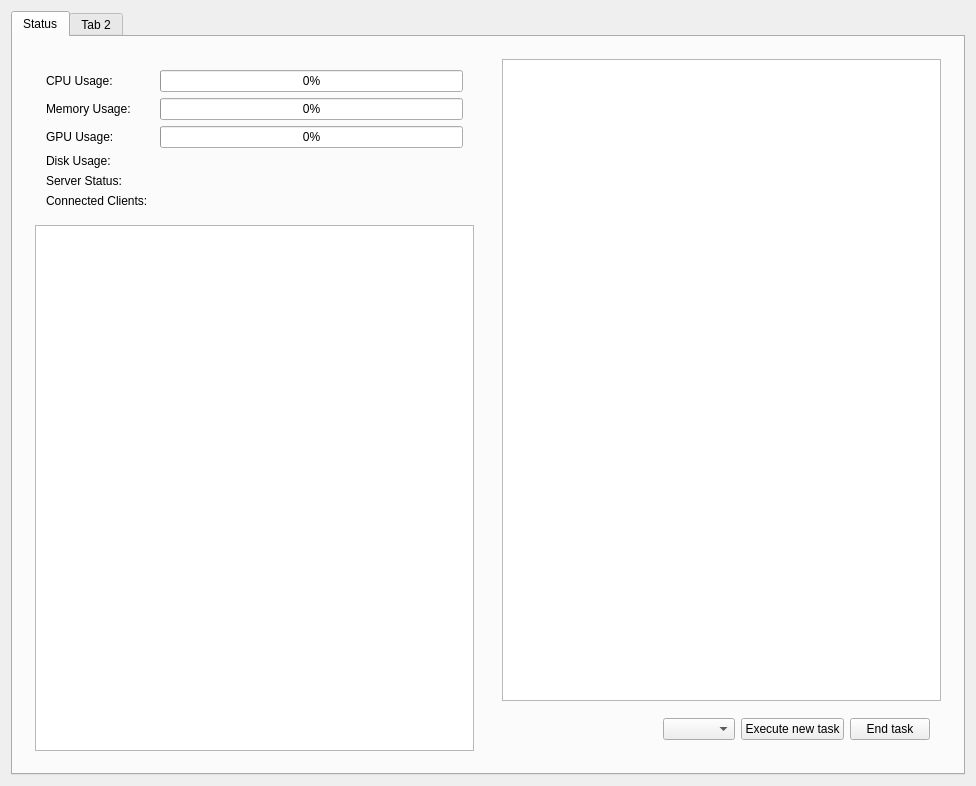
<?xml version="1.0" encoding="UTF-8"?>
<ui version="4.0">
 <class>LauncherClass</class>
 <widget class="QMainWindow" name="LauncherClass">
  <property name="geometry">
   <rect>
    <x>0</x>
    <y>0</y>
    <width>976</width>
    <height>786</height>
   </rect>
  </property>
  <property name="windowTitle">
   <string>Launcher</string>
  </property>
  <widget class="QWidget" name="centralWidget">
   <layout class="QHBoxLayout" name="horizontalLayout" stretch="0">
    <item>
     <widget class="QTabWidget" name="tabWidget">
      <property name="currentIndex">
       <number>0</number>
      </property>
      <widget class="QWidget" name="statusTab">
       <attribute name="title">
        <string>Status</string>
       </attribute>
       <layout class="QHBoxLayout" name="horizontalLayout_3" stretch="1,1">
        <item>
         <widget class="QWidget" name="verticalWidget" native="true">
          <layout class="QVBoxLayout" name="verticalLayout_3">
           <item>
            <widget class="QWidget" name="gridWidget" native="true">
             <layout class="QGridLayout" name="gridLayout">
              <item row="11" column="0">
               <widget class="QLabel" name="label_7">
                <property name="text">
                 <string>Connected Clients:</string>
                </property>
               </widget>
              </item>
              <item row="1" column="0">
               <widget class="QLabel" name="label_2">
                <property name="text">
                 <string>Memory Usage:</string>
                </property>
               </widget>
              </item>
              <item row="0" column="2">
               <widget class="QProgressBar" name="cpuProgressBar">
                <property name="value">
                 <number>0</number>
                </property>
               </widget>
              </item>
              <item row="1" column="2">
               <widget class="QProgressBar" name="memProgressBar">
                <property name="value">
                 <number>0</number>
                </property>
               </widget>
              </item>
              <item row="2" column="2">
               <widget class="QProgressBar" name="gpuProgressBar">
                <property name="value">
                 <number>0</number>
                </property>
               </widget>
              </item>
              <item row="10" column="1" colspan="2">
               <widget class="QLabel" name="serverStatusLabel">
                <property name="text">
                 <string/>
                </property>
               </widget>
              </item>
              <item row="10" column="0">
               <widget class="QLabel" name="label_5">
                <property name="text">
                 <string>Server Status:</string>
                </property>
               </widget>
              </item>
              <item row="11" column="2">
               <widget class="QLabel" name="connectedCLientsLabel">
                <property name="text">
                 <string/>
                </property>
               </widget>
              </item>
              <item row="0" column="0">
               <widget class="QLabel" name="label">
                <property name="text">
                 <string>CPU Usage:</string>
                </property>
               </widget>
              </item>
              <item row="2" column="0">
               <widget class="QLabel" name="label_3">
                <property name="text">
                 <string>GPU Usage:</string>
                </property>
               </widget>
              </item>
              <item row="3" column="0">
               <widget class="QLabel" name="label_4">
                <property name="text">
                 <string>Disk Usage:</string>
                </property>
               </widget>
              </item>
              <item row="3" column="2">
               <widget class="QLabel" name="diskUsageLabel">
                <property name="text">
                 <string/>
                </property>
               </widget>
              </item>
             </layout>
            </widget>
           </item>
           <item>
            <widget class="QPlainTextEdit" name="logTextEdit"/>
           </item>
          </layout>
         </widget>
        </item>
        <item>
         <widget class="QWidget" name="verticalWidget" native="true">
          <layout class="QVBoxLayout" name="verticalLayout_2">
           <item>
            <widget class="QTableView" name="processesTableView">
             <property name="editTriggers">
              <set>QAbstractItemView::EditTrigger::NoEditTriggers</set>
             </property>
             <property name="selectionMode">
              <enum>QAbstractItemView::SelectionMode::SingleSelection</enum>
             </property>
             <property name="selectionBehavior">
              <enum>QAbstractItemView::SelectionBehavior::SelectRows</enum>
             </property>
            </widget>
           </item>
           <item>
            <widget class="QWidget" name="horizontalWidget" native="true">
             <layout class="QHBoxLayout" name="horizontalLayout_2">
              <item>
               <spacer name="horizontalSpacer">
                <property name="orientation">
                 <enum>Qt::Orientation::Horizontal</enum>
                </property>
                <property name="sizeHint" stdset="0">
                 <size>
                  <width>40</width>
                  <height>20</height>
                 </size>
                </property>
               </spacer>
              </item>
              <item>
               <widget class="QComboBox" name="taskComboBox"/>
              </item>
              <item>
               <widget class="QPushButton" name="executeTaskButton">
                <property name="text">
                 <string>Execute new task</string>
                </property>
               </widget>
              </item>
              <item>
               <widget class="QPushButton" name="endTaskButton">
                <property name="text">
                 <string>End task</string>
                </property>
               </widget>
              </item>
             </layout>
            </widget>
           </item>
          </layout>
         </widget>
        </item>
       </layout>
      </widget>
      <widget class="QWidget" name="tab_2">
       <attribute name="title">
        <string>Tab 2</string>
       </attribute>
      </widget>
     </widget>
    </item>
   </layout>
  </widget>
 </widget>
 <layoutdefault spacing="6" margin="11"/>
 <resources>
  <include location="launcher.qrc"/>
 </resources>
 <connections/>
</ui>
